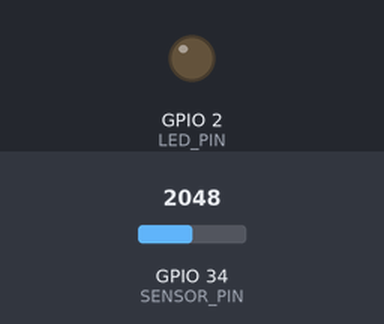
Recording of a sketch running on a simulated ESP32. On the bench: output pins drawn as LEDs (lit = HIGH). The test bench sets the inputs (shaded band); at power-on: GPIO 34 (SENSOR_PIN) = 2048.

Above: at 1.2 s.
1.3 s: GPIO 34 (SENSOR_PIN) set to 2139
3.0 s: GPIO 34 (SENSOR_PIN) set to 2243
At 4.3 s:
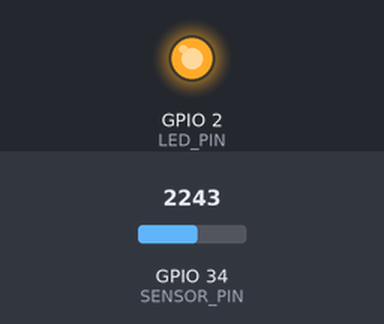
4.6 s: GPIO 34 (SENSOR_PIN) set to 2160
At 5.7 s:
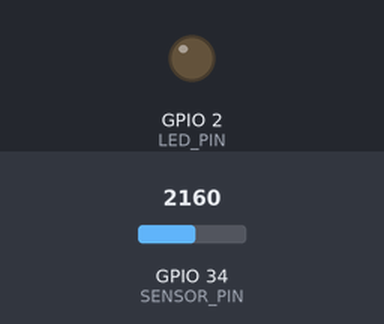
6.1 s: GPIO 34 (SENSOR_PIN) set to 2240
At 7.0 s:
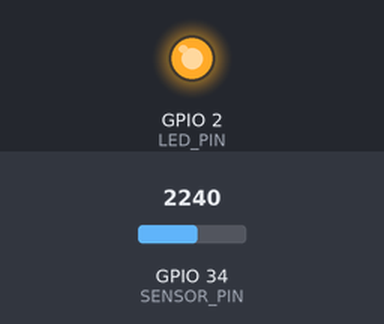
Timing chart, 0 to 8.7 s (numbered marks = the images above; inputs shaded):
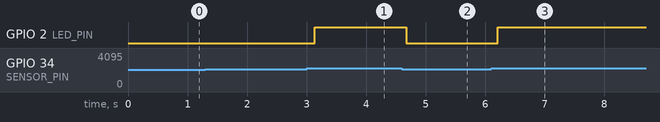

The sketch:

week15_main.ino
```cpp
const int SENSOR_PIN = 34;
const int LED_PIN = 2;
int smooth = 0;

void setup() {
  pinMode(LED_PIN, OUTPUT);
}

void loop() {
  int raw = analogRead(SENSOR_PIN);
  smooth = (smooth * 8 + raw * 2) / 10;
  digitalWrite(LED_PIN, smooth > 2200 ? HIGH : LOW);
  delay(30);
}
```

Measured:
- the behaviour switches between 2204 and 2205 on GPIO 34 (SENSOR_PIN) (found by bisection; images 0 and 1)
- after the input at 1.3 s, every drawn part: stays the same
- after the input at 3.0 s, GPIO 2 (LED_PIN): LOW → HIGH after 0.13 s
- after the input at 4.6 s, GPIO 2 (LED_PIN): HIGH → LOW after 0.07 s
- after the input at 6.1 s, GPIO 2 (LED_PIN): LOW → HIGH after 0.11 s
